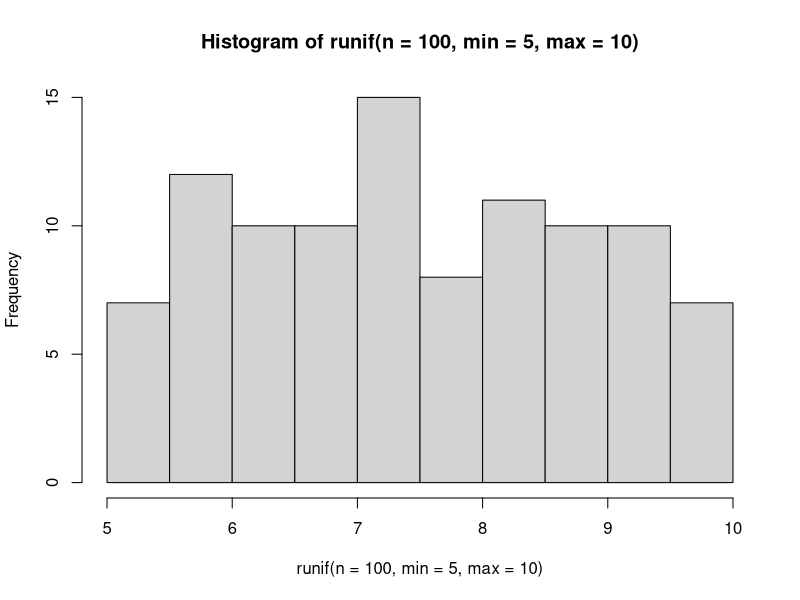
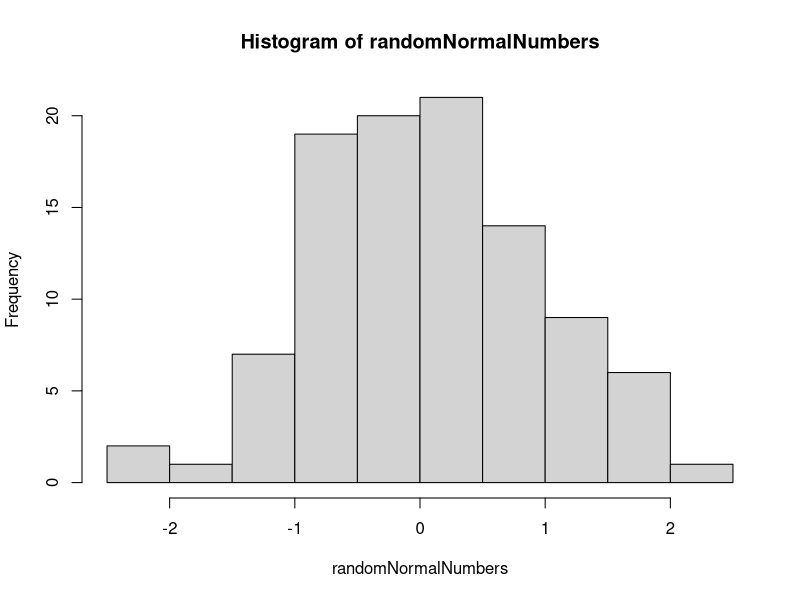
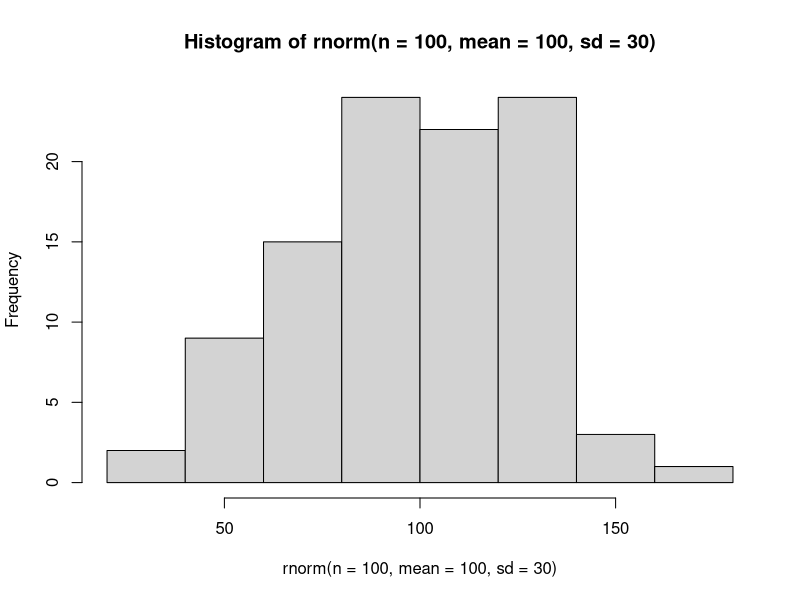

Source code (R) for these figures, in order: (Note: this script raises an error after producing the figures.)
###### Vectors, Matrices, Data Frames, and Lists
###### January 17 2023
###### AGG

#### VECTORS (cont'd)
#### PROPERTIES
## All atomic vectors are of the same data type
## If you use c() to assemble different types, R coerces them
## logical -> integer -> double -> character #always coerces them to lowest/base form
## e.g.
a<- c(2, 2.0) # 2 is integer, 2.0 is double
typeof(a) # it will coerce to double
## e.g. 2
b <- c("purple", "green")
typeof(b) # both character

d<-c(a,b) #taking elements of vector a (doubles) and elements of vector b (characters), they will coerce to characters
typeof(d) # it is coerced to characters

## Comparison operators yield a logical result
a<-runif(10) # 10 random uniform numbers
print(a)

## e.g.
a>0.5 # conditional statement

## Can ask how many elements in the vector are > 0.5
sum(a>0.5) #sums together number of elements that are over 0.5 - sums up the trues
mean(a>0.5) # what proportion of vector are > 0.5

#### VECTORIZATION: adds a constant to a vector
## e.g.
z<-c(10,20,30)
z+1 # adds 1 to all vectors

## what happens when vectors are added together?
y<-c(1,2,3)
z+y # results in an "element by element" operation on the vector
z^2
# it's easy when you have vectors of same length, but what if they're not equal...

## RECYCLING: what if vector lengths are not equal?
## e.g.
z
x<-c(1,2)
z+x # it'll go through the 2 then go back to the top of the shorter vector. shorter vector is always recycled

## SIMULATING DATA: runif and rnorm()
## e.g.
runif(5) # or for more specificity
runif(n=5, min=5, max=10) # n is sample size, min=minimum value, max=maximum value

set.seed(123) # generates SAME random numbers. set.seed can be any number, sets random number generator (and is reproducible). set before anything random
runif(n=5, min=5, max=10)
hist(runif(n=100, min=5, max=10))

#rnorm: random normal values with mean 0 and sd 1
randomNormalNumbers<-rnorm(100)
mean(randomNormalNumbers) # mean will be 0
hist(randomNormalNumbers) # hist function shows distribution
rnorm(n=100, mean=100, sd=30)
hist(rnorm(n=100, mean=100, sd=30)) #use these ways to simulate data


## MATRIX DATA STRUCTURE: 2 dimensional (rows and columns), only homogenous data (usually numeric)
## matrix is an atomic vector organized into rows and columns
my_vec<-1:12 # can arrange into rows and columns in form of a matrix using the matrix function
m<-matrix(data=my_vec, nrow=4) # will use default # of rows unless specified
m<-matrix(data=my_vec, ncol=3) # to specify columns
m<-matrix(data=my_vec, ncol=3, byrow=TRUE) # default is false, if we do TRUE, then it will fill in by row and not by column
dim(my_vec) # returns NULL because it doesn't have a dimension
dim(m) # returns number of rows and columns


#### LISTS: are atomic vectors BUT each element can hold different data types (and different sizes)
myList<-list(1:10, matrix(1:8, nrow=4, byrow=TRUE),letters[1:3],pi) # fill in across=byrow=T
class(myList) # so we know it's a list
str(myList) #gives glimpse of what it looks like, shows that each element retains its data type

## SUBSETTING LISTS
## using [] gives you a single item BUT not the elements
## e.g.
myList[4]
myList[4]-3 # cannot do this because this list is still in its compartment. 
## to grab object itself, use [[]]
## e.g.
myList[[4]] # no double brackets above it, can subtract 3 from it bc it can access object within the list
myList[[4]]-3
## e.g. 2
myList[[2]]
myList[2] # still within list compartment. Can't work with a list, can only work with the elements inside a list
## e.g. 3
myList[[2]][4,1] # if we want that 7 in the matrix - 4th row, 1st column. in 2 dim subsetting, [4,1] - first # is always that row index, second is always column
myList[c(1,2)] # to obtain multiple compartments [[]] within lists
c(myList[[1]],myList[[2]]) # to obtain multiple elements within list

#### NAME LIST ITEMS WHEN THEY ARE CREATED
myList2<- list(Tester=FALSE, littleM=matrix(1:9, nrow=3))
myList2$Tester # $ used with name slots. compartment is gone and we are only working with elements within tester
myList2$littleM[2,3] # extracts second row, third column of little M
myList2$littleM[2,] # leave blank if you want all elements [2,] = second row, all columns
myList2$littleM[2] # gives second element ????

#### UNLIST to string everything back to vector ????
unRolled<-unlist(myList2)
unRolled # tester is 0 because of the binary system where 0=false, 1= true????

## VISUALIZING DATA
data(iris)
head(iris)
plot(Sepal.Length~Petal.Length, data=iris) #y variable~x variable
model<-lm(Sepal.Length~Petal.Length, data=iris) #interested in how much variance in sepal length can be attributed to petal length
results<-summary(model) # gives us stats we're used to seeing in excel # signif codes say what astericks mean
# Pr(<ltl) tells us about the p value for the relationship between petal and sepal length
# we also care about the estimate: it tells us what the predicted slope is.

str(results) # structure of results
results$coefficients #"The $ operator can be used to select a variable/column, to assign new values to a variable/column, or to add a new variable/column in an R object. This R operator can be used on e.g. lists, and dataframes. For example, if we want to print the values in the column “A” in the dataframe called “dollar” we can use the following code: print(dollar$A),
#What is the difference between [[]] and $ in R?
#First of all, using the double brackets enables us to e.g. select multiple columns whereas the $ operator only enables us to select one column"
# In class assignment: only extract Petal Length p value from results. Use [] and unlist() function
results$coefficients["Petal.Length","Pr(>|t|)"]
results[[4]][2,4]
unlist(results)$coefficients8

#### DATA FRAMES: (list of) equal-lengthed vectors, each of which is a column **must all be equal lengths**
varA<-1:12
varB<-rep(c("Con","LowN","HighN"), each=4)
varC<-runif(12)

dFrame<-data.frame(varA,varB,varC, stringsAsFactors = FALSE)
print(dFrame)
str(dFrame) # see they're int/chr/num

## ADD another row (if we want a 1-D type of data structure, we use a list)
newData<-list(varA=13,varB="HighN",varC=0.668)
# use rbind() to add a row
dFrame<-rbind(dFrame,newData)
# why can't we use c?
newData2<-c(14, "HighN",0.668) #bad
dFrame<-rbind(dFrame,newData2) #bad
# the vector was coerced to be characters


## ADD another column
newVar<-runif(14)

# use cbind() function to add column
dFrame<-cbind(dFrame, newVar)
head(dFrame) # ????

#### DATA FRAMES V. MATRICES: what is the major diff?
zMat<-matrix(data=1:30,ncol=3, byrow=TRUE) # can easily convert into data frame because it's 2D
zDframe<-as.data.frame(zMat) # Data frames have labels instead of brackets like in matrix
zMat[3,3] # takes 3rd row and column [row,column]
zDframe[3,3]

zMat[,3] # if want all rows, 3rd column
zDframe[3,] # if want all columns, 3rd row
zDframe$V3 # much easier than square brackets
zDframe["V3"]

zMat[3]
zDframe[3] # different!! whole third volumn is given

#### ELIMINATING NA'S: use complete.cases() function
zD<-c(NA, rnorm(10), NA, rnorm(3)) # in this vector, 1st and 9th element have NA's in it
complete.cases(zD) # gives logical output: FALSE for any NA's it comes upon

## CLEAN out NA's
zD[complete.cases(zD)] # automatically removes NA's
which(!complete.cases(zD)) # ! is used bc complete cases gives what is not an NA - need ! for which is not a complete case (which is an NA)
which(is.na(zD))

# use with a matrix
m<-matrix(1:20, nrow=5)
m[1,1]<-NA # assign an NA
m[5,4]<-NA
complete.cases(m) # gives T/F as to whether whole row is 'complete' (no NAs)

# get complete cases for only certain rows
m[complete.cases(m[,c(1:2)]),] # without second comma it will not come back as vector- returns all columns but doesn't complete case for columns 3&4. says only look at first two columns of matrix
